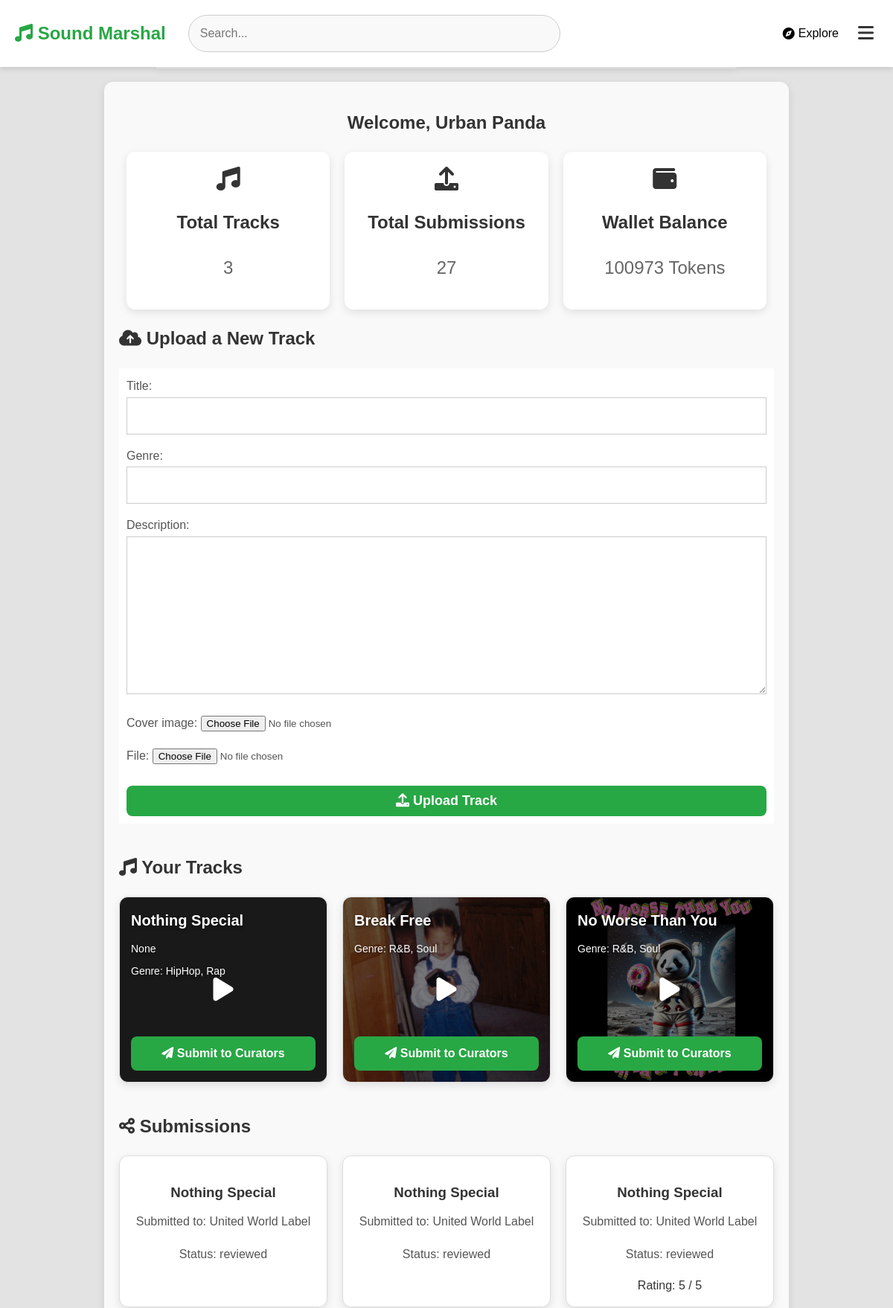
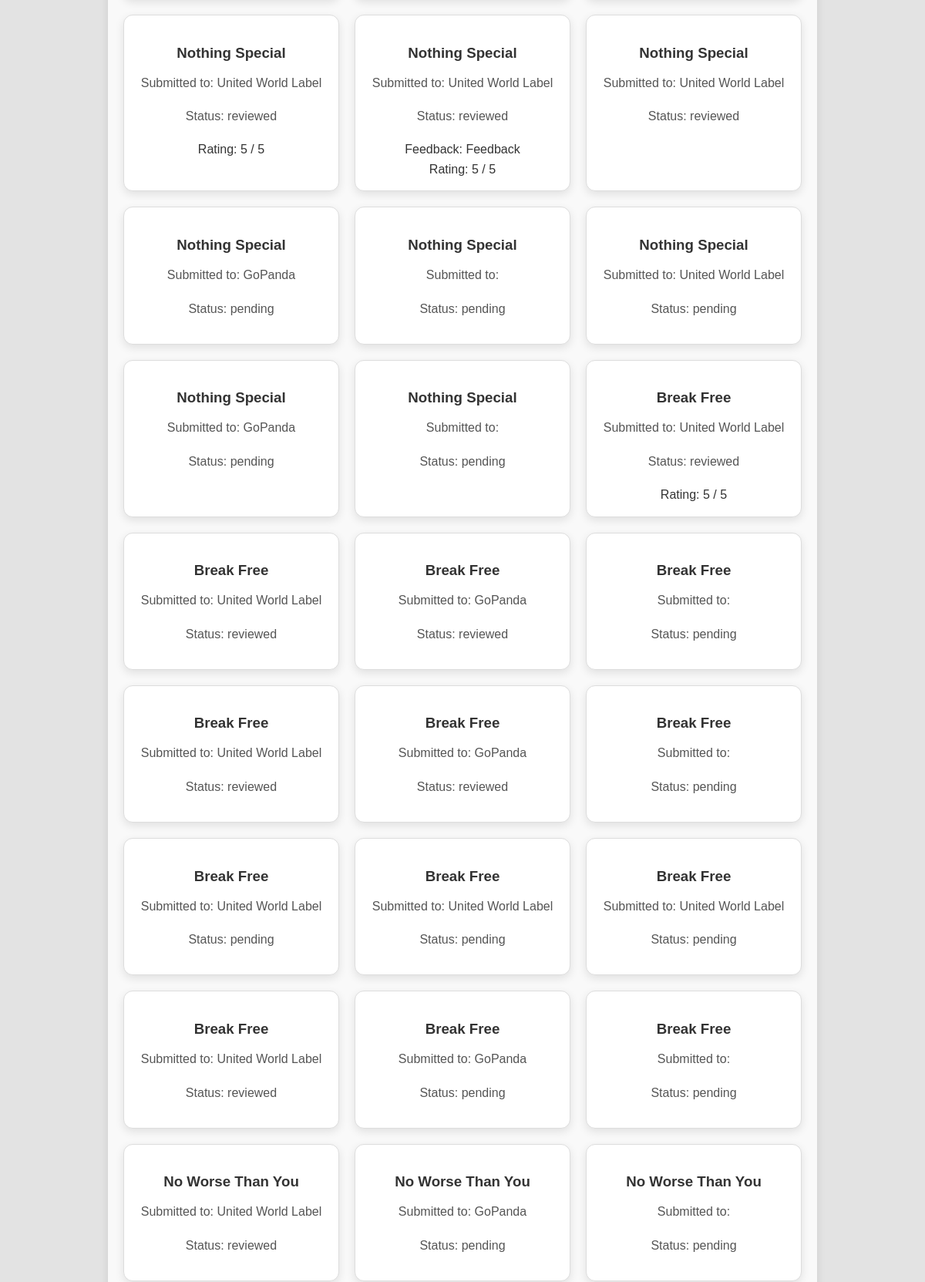
Page /dashboard/artist/ (signed in, upper part) on the committed database (2 pictures, top to bottom).
### core/models.py (models this page shows, shortened)
class Profile(models.Model):
    ROLE_CHOICES = (
        ('artist', 'Artist'),
        ('curator', 'Curator/Label'),
        ('fan', 'Fan'),  # Added option to sign up as a Fan
    )
    tokens = models.IntegerField(default=0)
    user = models.OneToOneField(User, on_delete=models.CASCADE)
    role = models.CharField(max_length=50, choices=ROLE_CHOICES, blank=True, null=True)
    name = models.CharField(max_length=255)
    bio = models.TextField(blank=True, null=True)
    genre = models.CharField(max_length=100, default='None')
    slug = models.SlugField(max_length=255, unique=True, blank=True, null=True)
    liked_tracks = models.ManyToManyField('Track', related_name='liked_by', blank=True)
    profile_image = models.ImageField(upload_to='profile_images/', blank=True, null=True)
    cover_image = models.ImageField(upload_to='cover_images/', blank=True, null=True)
    spotify_link = models.URLField(max_length=200, blank=True, null=True)
    apple_music_link = models.URLField(max_length=200, blank=True, null=True)
    amazon_music_link = models.URLField(max_length=200, blank=True, null=True)
    youtube_music_link = models.URLField(max_length=200, blank=True, null=True)
    deezer_link = models.URLField(max_length=200, blank=True, null=True)
    tidal_link = models.URLField(max_length=200, blank=True, null=True)
    soundcloud_link = models.URLField(max_length=200, blank=True, null=True)
    pandora_link = models.URLField(max_length=200, blank=True, null=True)
    audiomack_link = models.URLField(max_length=200, blank=True, null=True)
    napster_link = models.URLField(max_length=200, blank=True, null=True)
    facebook_link = models.URLField(max_length=200, blank=True, null=True)
    youtube_link = models.URLField(max_length=200, blank=True, null=True)
    whatsapp_link = models.URLField(max_length=200, blank=True, null=True)
    instagram_link = models.URLField(max_length=200, blank=True, null=True)
    tiktok_link = models.URLField(max_length=200, blank=True, null=True)
    wechat_link = models.URLField(max_length=200, blank=True, null=True)
    messenger_link = models.URLField(max_length=200, blank=True, null=True)
    telegram_link = models.URLField(max_length=200, blank=True, null=True)
    viber_link = models.URLField(max_length=200, blank=True, null=True)
    snapchat_link = models.URLField(max_length=200, blank=True, null=True)
    role_selected = models.BooleanField(default=False)

class Track(models.Model):
    artist = models.ForeignKey(User, on_delete=models.CASCADE)
    title = models.CharField(max_length=255)
    genre = models.CharField(max_length=100)
    description = models.TextField(blank=True, null=True)  # New field for track description
    cover_image = models.ImageField(upload_to='track_covers/', blank=True, null=True)  # New field for cover image
    file = models.FileField(upload_to='tracks/')
    upload_date = models.DateTimeField(auto_now_add=True)

class Submission(models.Model):
    track = models.ForeignKey(Track, on_delete=models.CASCADE)
    curator = models.ForeignKey(User, on_delete=models.CASCADE, related_name='curator_submissions')
    feedback = models.TextField(blank=True, null=True)
    submission_date = models.DateTimeField(auto_now_add=True)
    status = models.CharField(max_length=50, choices=[('pending', 'Pending'), ('reviewed', 'Reviewed')], default='pending')
    comments = models.TextField(blank=True, null=True)
    rating = models.IntegerField(blank=True, null=True)
    voice_feedback = models.FileField(upload_to='voice_feedback/', blank=True, null=True)
    video_feedback = models.FileField(upload_to='video_feedback/', blank=True, null=True)
    campaign = models.ForeignKey(Campaign, on_delete=models.CASCADE, related_name='submissions', null=True, blank=True)

### core/views.py (the view)
# urls.py: path('dashboard/artist/', views.artist_dashboard, name='artist_dashboard'),
@login_required
def artist_dashboard(request):
    tracks = Track.objects.filter(artist=request.user)
    submissions = Submission.objects.filter(track__artist=request.user)
    if request.method == 'POST':
        form = TrackForm(request.POST, request.FILES)
        if form.is_valid():
            track = form.save(commit=False)
            track.artist = request.user
            track.save()
            return redirect('artist_dashboard')
    else:
        form = TrackForm()
    context = {
        'tracks': tracks,
        'submissions': submissions,
        'form': form,
    }
    return render(request, 'core/artist_dashboard.html', context)

### core/forms.py
class TrackForm(forms.ModelForm):
    class Meta:
        model = Track
        fields = ['title', 'genre', 'description', 'cover_image', 'file']

### context_processors.py (called while the page is built)
def media_url(request):
    return {'MEDIA_URL': settings.MEDIA_URL}

### core/templates/core/artist_dashboard.html (shortened to what this page needs)
{% extends 'base.html' %}
{% block content %}
<div class="dashboard-container">
    <h1 class="dashboard-title">Welcome, {{ user.profile.name }}</h1>
    <div class="dashboard-stats">
        <div class="stat-item">
            <i class="fas fa-music fa-2x"></i>
            <h2>Total Tracks</h2>
            <p>{{ tracks.count }}</p>
        </div>
        <div class="stat-item">
            <i class="fas fa-upload fa-2x"></i>
            <h2>Total Submissions</h2>
            <p>{{ submissions.count }}</p>
        </div>
        <div class="stat-item">
            <i class="fas fa-wallet fa-2x"></i>
            <h2>Wallet Balance</h2>
            <p>{{ user.profile.tokens }} Tokens</p>
        </div>
    </div>
    <div class="dashboard-section">
        <h2><i class="fas fa-cloud-upload-alt"></i> Upload a New Track</h2>
        <form method="post" enctype="multipart/form-data" action="{% url 'artist_dashboard' %}">
            {{ form.as_p }}
            <button type="submit" class="btn-upload"><i class="fas fa-upload"></i> Upload Track</button>
        </form>
    </div>
    <div class="dashboard-section">
        <h2><i class="fas fa-music"></i> Your Tracks</h2>
        <div class="tracks-grid">
            {% for track in tracks %}
            <div class="track-item"
                 {% if track.cover_image %}
                 style="background-image: url('{{ track.cover_image.url }}');"
                 {% else %}
                 style="background-color: #333; color: #fff;"
                 {% endif %}>
                <button
                   class="btn-play play-button"
                   data-track-id="{{ track.id }}"
                   data-track-src="{{ track.file.url }}"
                   data-track-artist="{{ track.artist.profile.name }}"
                   data-track-title="{{ track.title }}"
                   {% if track.cover_image %} data-cover="{{ track.cover_image.url }}" {% endif %}>
                    <i class="fas fa-play play-icon"></i>
                </button>
                <div class="track-info">
                    <h3>{{ track.title }}</h3>
                    <p>{{ track.description }}</p>
                    <p>Genre: {{ track.genre }}</p>
                </div>
                <a href="{% url 'submit_track' track.id %}" class="btn-submit"><i class="fas fa-paper-plane"></i> Submit to Curators</a>
            </div>
            {% endfor %}
        </div>
    </div>
    <div class="dashboard-section">
        <h2><i class="fas fa-share-alt"></i> Submissions</h2>
        <div class="submissions-grid">
            {% for submission in submissions %}
            <div class="submission-item">
                <h3>{{ submission.track.title }}</h3>
                <p>Submitted to: {{ submission.curator.profile.name }}</p>
                <p>Status: {{ submission.status }}</p>
                {% if submission.feedback %}
                <div>Feedback: {{ submission.feedback }}</div>
                {% endif %}
                {% if submission.rating %}
                <div>Rating: {{ submission.rating }} / 5</div>
                {% endif %}
            </div>
            {% endfor %}
        </div>
    </div>
</div>
{% endblock %}

### core/static/css/styles.css (style rules this page uses)
body { font-family: 'Inter', 'Roboto', 'Helvetica Neue', 'Arial', sans-serif; color: #333; background-color: #f9f9f9; margin: 0; padding: 0; line-height: 1.6; font-weight: 400; }
h1, h2, h3, h4, h5, h6 { color: #333; font-weight: 700; }
a { color: #28a745; text-decoration: none; transition: color 0.3s ease, text-shadow 0.3s ease; }
p { margin: 0 0 15px; line-height: 1.8; color: #555; }
form { background-color: #fff; padding: 10px; margin-bottom: 20px; }
form input[type="text"], form input[type="email"], form input[type="password"], form select, form textarea { width: 100%; padding: 15px; border: 1px solid #ccc; font-size: 16px; box-sizing: border-box; transition: border-color 0.3s ease; }
form button { width: 100%; background-color: #28a745; color: #fff; border: none; padding: 15px; font-size: 18px; transition: background-color 0.3s ease, transform 0.3s ease; }
.dashboard-container { max-width: 1200px; margin: 0 auto; padding: 20px; background-color: #f9f9f9; }
.dashboard-title { text-align: center; color: #333; margin-bottom: 20px; font-size: 24px; }
.dashboard-stats { display: flex; justify-content: space-around; margin-bottom: 20px; }
.stat-item { background-color: #fff; color: #333; padding: 25px; text-align: center; flex: 1; margin: 0 10px; box-shadow: 0 4px 12px rgba(0, 0, 0, 0.1); transition: transform 0.3s ease, box-shadow 0.3s ease; }
.stat-item p { font-size: 24px; color: #666; }
.dashboard-section { margin-bottom: 40px; }
.tracks-grid, .submissions-grid { display: grid; grid-template-columns: repeat(auto-fill, minmax(250px, 1fr)); gap: 20px; }
.track-item, .submission-item { background-color: #fff; border: 1px solid #ddd; padding: 15px; border-radius: 12px; box-shadow: 0 4px 12px rgba(0, 0, 0, 0.1); text-align: center; }
.track-item h3, .submission-item h3 { color: #333; margin-bottom: 10px; }
.track-item { position: relative; background-size: cover; background-position: center; border-radius: 10px; overflow: hidden; box-shadow: 0 4px 8px rgba(0, 0, 0, 0.1); transition: transform 0.3s ease, box-shadow 0.3s ease; color: #fff; display: flex; flex-direction: column; justify-content: space-between; padding: 10px; cursor: pointer; height: 250px; }
.track-item::before { content: ""; position: absolute; top: 0; left: 0; right: 0; bottom: 0; background: rgba(0, 0, 0, 0.5); border-radius: 10px; transition: background 0.3s ease; z-index: 1; }
.track-item .track-info { z-index: 2; position: relative; text-align: left; }
.track-item h3 { font-size: 20px; font-weight: bold; margin: 0; text-shadow: 0 2px 4px rgba(0, 0, 0, 0.5); color: #fff !important; }
.track-item p { font-size: 14px; margin: 5px 0; text-shadow: 0 2px 4px rgba(0, 0, 0, 0.5); color: #fff !important; }
.btn-submit { display: inline-block; background-color: #28a745; color: #fff; padding: 10px 20px; border-radius: 5px; text-align: center; transition: background-color 0.3s ease, transform 0.3s ease; z-index: 2; position: relative; text-decoration: none; }
.track-item .play-icon { font-size: 36px; color: #fff; z-index: 3; transition: transform 0.3s ease; display: flex; justify-content: center; align-items: center; height: 100%; width: 100%; }
.track-item button { background: none; border: none; padding: 0; margin: 0; position: absolute; top: 0; left: 0; width: 100%; height: 100%; z-index: 1; cursor: pointer; }
.btn-upload, .btn-submit, .btn-create-campaign, .btn-play, .btn-watch { display: inline-block; color: #fff; padding: 10px 20px; text-decoration: none; font-weight: bold; transition: background-color 0.3s ease; }

### templates/player.html (style rules this page uses)
body { margin: 0; background: #e3e3e3; font-family: 'Raleway', sans-serif; }
*, *:before, *:after { box-sizing: border-box; }

### rows in the picture
Track: title "Nothing Special", description "None", genre "HipHop, Rap"
Track: cover_image (picture), title "Break Free", genre "R&B, Soul"
Track: cover_image (picture), title "No Worse Than You", genre "R&B, Soul"
Submission: track "Nothing Special", curator.profile.name "United World Label", status "reviewed"
Submission: track "Nothing Special", curator.profile.name "United World Label", status "reviewed"
Submission: track "Nothing Special", curator.profile.name "United World Label", status "reviewed", rating "5"
Submission: track "Nothing Special", curator.profile.name "United World Label", status "reviewed", rating "5"
Submission: track "Nothing Special", curator.profile.name "United World Label", status "reviewed", feedback "Feedback", rating "5"
Submission: track "Nothing Special", curator.profile.name "United World Label", status "reviewed"
Submission: track "Nothing Special", curator.profile.name "GoPanda", status "pending"
Submission: track "Nothing Special", status "pending"
Submission: track "Nothing Special", curator.profile.name "United World Label", status "pending"
Submission: track "Nothing Special", curator.profile.name "GoPanda", status "pending"
Submission: track "Nothing Special", status "pending"
Submission: track "Break Free", curator.profile.name "United World Label", status "reviewed", rating "5"
Submission: track "Break Free", curator.profile.name "United World Label", status "reviewed"
Submission: track "Break Free", curator.profile.name "GoPanda", status "reviewed"
Submission: track "Break Free", status "pending"
Submission: track "Break Free", curator.profile.name "United World Label", status "reviewed"
Submission: track "Break Free", curator.profile.name "GoPanda", status "reviewed"
Submission: track "Break Free", status "pending"
Submission: track "Break Free", curator.profile.name "United World Label", status "pending"
Submission: track "Break Free", curator.profile.name "United World Label", status "pending"
Submission: track "Break Free", curator.profile.name "United World Label", status "pending"
Submission: track "Break Free", curator.profile.name "United World Label", status "reviewed"
Submission: track "Break Free", curator.profile.name "GoPanda", status "pending"
Submission: track "Break Free", status "pending"
Submission: track "No Worse Than You", curator.profile.name "United World Label", status "reviewed"
Submission: track "No Worse Than You", curator.profile.name "GoPanda", status "pending"
Submission: track "No Worse Than You", status "pending"

### other values in the picture
{{ user.profile.name }} "Urban Panda"
{{ tracks.count }} "3"
{{ submissions.count }} "27"
{{ user.profile.tokens }} "100973"
